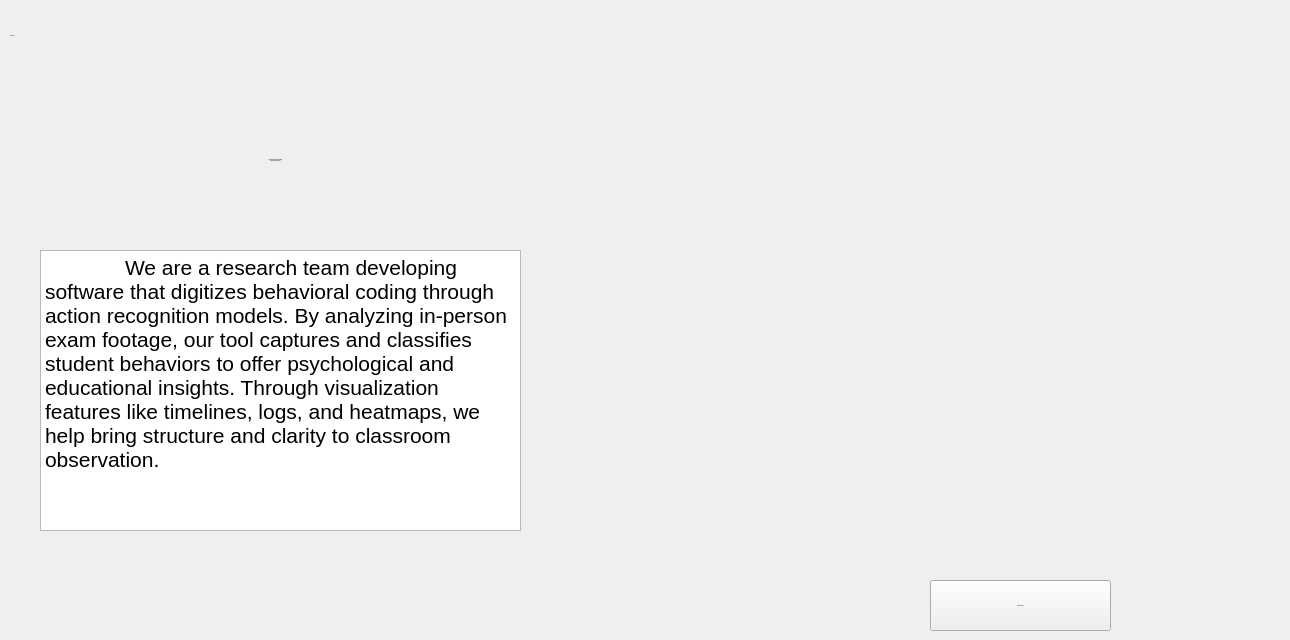
    <widget class="QWidget" name="page_13">
     <widget class="QLabel" name="label_54">
      <property name="geometry">
       <rect>
        <x>10</x>
        <y>10</y>
        <width>271</width>
        <height>51</height>
       </rect>
      </property>
      <property name="font">
       <font>
        <family>Bell MT</family>
        <pointsize>-1</pointsize>
        <fontweight>Medium</fontweight>
       </font>
      </property>
      <property name="text">
       <string>ABOUT US</string>
      </property>
     </widget>
     <widget class="QLabel" name="slogan_about_us">
      <property name="geometry">
       <rect>
        <x>30</x>
        <y>80</y>
        <width>491</width>
        <height>160</height>
       </rect>
      </property>
      <property name="font">
       <font>
        <family>Bell MT</family>
        <pointsize>-1</pointsize>
        <italic>true</italic>
        <fontweight>Medium</fontweight>
       </font>
      </property>
      <property name="text">
       <string>We turn student exam behavior 
into data-driven insight.</string>
      </property>
      <property name="alignment">
       <set>Qt::AlignmentFlag::AlignCenter</set>
      </property>
     </widget>
     <widget class="QTextEdit" name="textEdit">
      <property name="geometry">
       <rect>
        <x>40</x>
        <y>250</y>
        <width>481</width>
        <height>281</height>
       </rect>
      </property>
      <property name="html">
       <string>&lt;!DOCTYPE HTML PUBLIC &quot;-//W3C//DTD HTML 4.0//EN&quot; &quot;http://www.w3.org/TR/REC-html40/strict.dtd&quot;&gt;
&lt;html&gt;&lt;head&gt;&lt;meta name=&quot;qrichtext&quot; content=&quot;1&quot; /&gt;&lt;meta charset=&quot;utf-8&quot; /&gt;&lt;style type=&quot;text/css&quot;&gt;
p, li { white-space: pre-wrap; }
hr { height: 1px; border-width: 0; }
li.unchecked::marker { content: &quot;\2610&quot;; }
li.checked::marker { content: &quot;\2612&quot;; }
&lt;/style&gt;&lt;/head&gt;&lt;body style=&quot; font-family:'Segoe UI','sans-serif'; font-size:14px; font-weight:400; font-style:normal;&quot;&gt;
&lt;p style=&quot; margin-top:0px; margin-bottom:0px; margin-left:0px; margin-right:0px; -qt-block-indent:0; text-indent:0px;&quot;&gt;&lt;span style=&quot; font-size:16pt;&quot;&gt;	We are a research team developing software that digitizes behavioral coding through action recognition models. By analyzing in-person exam footage, our tool captures and classifies student behaviors to offer psychological and educational insights. Through visualization features like timelines, logs, and heatmaps, we help bring structure and clarity to classroom observation.&lt;/span&gt;&lt;/p&gt;&lt;/body&gt;&lt;/html&gt;</string>
      </property>
     </widget>
     <widget class="QPushButton" name="Back_to_Home_button_from_about_us">
      <property name="geometry">
       <rect>
        <x>930</x>
        <y>580</y>
        <width>181</width>
        <height>51</height>
       </rect>
      </property>
      <property name="font">
       <font>
        <family>Segoe UI</family>
        <pointsize>-1</pointsize>
       </font>
      </property>
      <property name="text">
       <string>Back to Home</string>
      </property>
      <property name="icon">
       <iconset resource="icons/icons.qrc">
        <normaloff>:/icons/home-4-256.png</normaloff>:/icons/home-4-256.png</iconset>
      </property>
      <property name="iconSize">
       <size>
        <width>25</width>
        <height>25</height>
       </size>
      </property>
     </widget>
     <widget class="QLabel" name="label_68">
      <property name="geometry">
       <rect>
        <x>290</x>
        <y>-5</y>
        <width>991</width>
        <height>561</height>
       </rect>
      </property>
      <property name="text">
       <string/>
      </property>
      <property name="pixmap">
       <pixmap resource="icons/icons.qrc">:/icons/about us.png</pixmap>
      </property>
      <property name="scaledContents">
       <bool>true</bool>
      </property>
     </widget>
     <widget class="QLabel" name="label_83">
      <property name="geometry">
       <rect>
        <x>550</x>
        <y>210</y>
        <width>711</width>
        <height>371</height>
       </rect>
      </property>
      <property name="text">
       <string/>
      </property>
      <property name="pixmap">
       <pixmap resource="icons/icons.qrc">:/icons/Untitled design (5).png</pixmap>
      </property>
      <property name="scaledContents">
       <bool>true</bool>
      </property>
     </widget>
    </widget>
